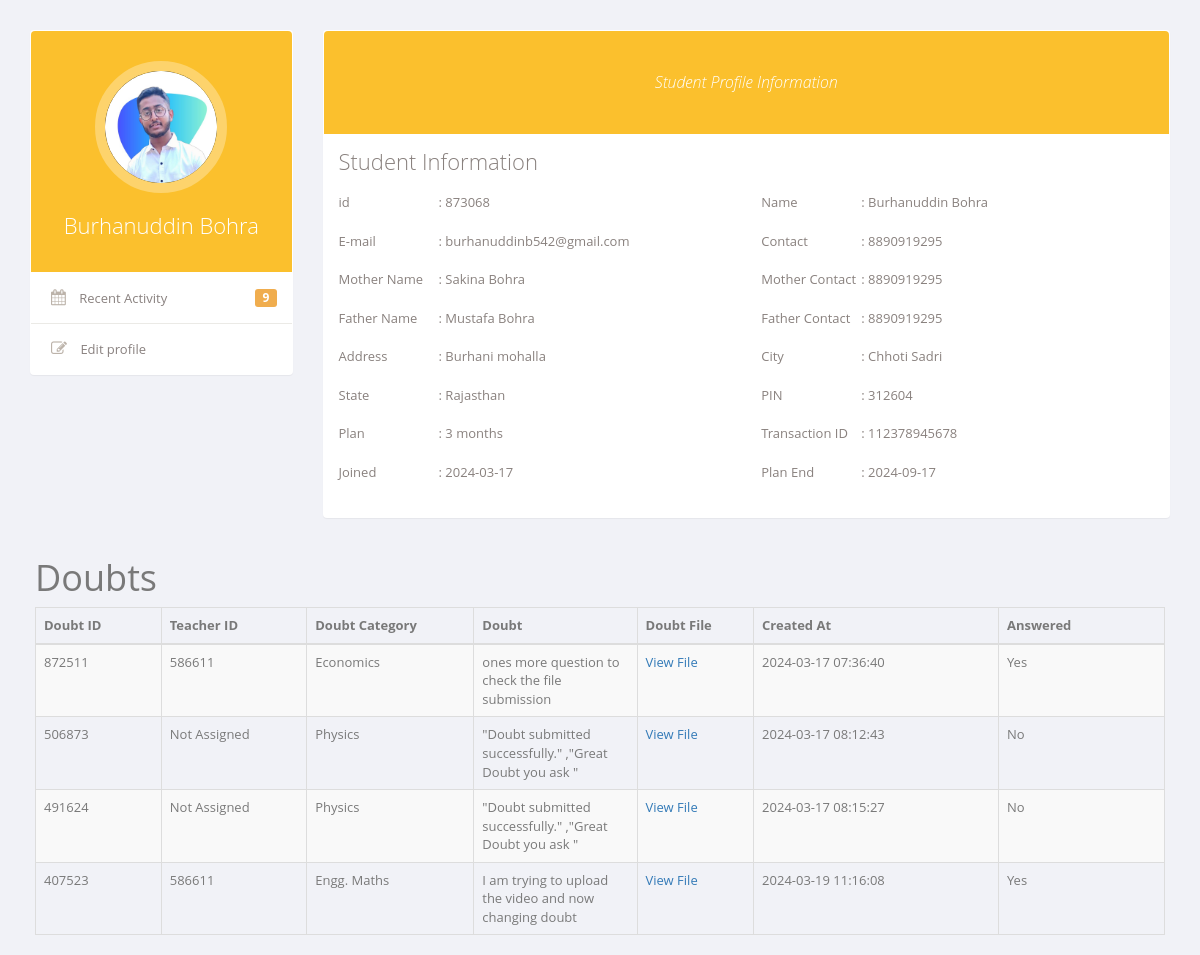
Screenshot of /admin/Dashboard/view_student.php?id=7 with the database file from the repository.
### tables this page shows
CREATE TABLE `subscription_user` (
  `id` int(11) NOT NULL,
  `user_id` int(255) NOT NULL,
  `name` varchar(255) NOT NULL,
  `email` varchar(255) NOT NULL,
  `contact` varchar(255) NOT NULL,
  `photo` varchar(255) NOT NULL,
  `mother_name` varchar(255) DEFAULT NULL,
  `mother_email` varchar(255) DEFAULT NULL,
  `mother_contact` varchar(20) DEFAULT NULL,
  `father_name` varchar(255) DEFAULT NULL,
  `father_email` varchar(255) DEFAULT NULL,
  `father_contact` varchar(20) NOT NULL,
  `address` varchar(255) NOT NULL,
  `city` varchar(255) NOT NULL,
  `state` varchar(100) NOT NULL,
  `pin` varchar(10) NOT NULL,
  `subscription_id` int(10) NOT NULL,
  `transaction_id` varchar(255) NOT NULL,
  `created_at` datetime NOT NULL DEFAULT current_timestamp(),
  `end_date` date NOT NULL,
  `verified` int(11) NOT NULL DEFAULT 0
);

CREATE TABLE `doubt` (
  `id` int(11) NOT NULL,
  `doubt_id` int(255) NOT NULL,
  `user_id` int(255) NOT NULL,
  `teacher_id` int(255) DEFAULT NULL,
  `doubt_category` varchar(255) DEFAULT NULL,
  `doubt` varchar(255) DEFAULT NULL,
  `doubt_file` varchar(255) DEFAULT NULL,
  `doubt_created_at` timestamp NOT NULL DEFAULT current_timestamp(),
  `answer` varchar(255) DEFAULT NULL,
  `answer_file` varchar(255) DEFAULT NULL,
  `answer_created_at` timestamp NOT NULL DEFAULT current_timestamp(),
  `student_view` int(11) NOT NULL DEFAULT 0,
  `teacher_view` int(11) NOT NULL DEFAULT 0,
  `admin_view` int(11) NOT NULL DEFAULT 0,
  `accepted` int(11) NOT NULL DEFAULT 0,
  `doubt_submit` int(11) NOT NULL DEFAULT 0,
  `feedback` int(11) NOT NULL DEFAULT 0
);

### admin/Dashboard/view_student.php (the view, shortened to what this page needs)
<?php
include ('includes/config.php');
if (isset($_GET['id'])) {
    $studentId = intval($_GET['id']);
    $studentSql = "SELECT * FROM subscription_user WHERE id = :id";
    $studentStmt = $dbh->prepare($studentSql);
    $studentStmt->bindParam(':id', $studentId);
    $studentStmt->execute();
    $studentData = $studentStmt->fetch(PDO::FETCH_ASSOC);
    if ($studentData) {
        $doubtSql = "SELECT * FROM doubt WHERE user_id = :user_id";
        $doubtStmt = $dbh->prepare($doubtSql);
        $doubtStmt->bindParam(':user_id', $studentData['user_id']);
        $doubtStmt->execute();
        $doubts = $doubtStmt->fetchAll(PDO::FETCH_ASSOC);
        ?>
        <!DOCTYPE html>
        <html lang="en">
        <head>
            <link href="https://netdna.bootstrapcdn.com/bootstrap/3.3.4/css/bootstrap.min.css" rel="stylesheet">
        </head>
        <body>
            <link href="https://maxcdn.bootstrapcdn.com/font-awesome/4.3.0/css/font-awesome.min.css" rel="stylesheet">
            <div class="container bootstrap snippets bootdey">
                <div class="row">
                    <div class="profile-nav col-md-3">
                        <div class="panel">
                            <div class="user-heading round">
                                <a href="#">
                                    <img src="../../student/Dashboard/uploads/profile/<?php echo $studentData['photo']; ?>"
                                        alt="Student Photo">
                                </a>
                                <h1>
                                    <?php echo $studentData['name']; ?>
                                </h1>
                            </div>
                            <ul class="nav nav-pills nav-stacked">
                                <li><a href="#"> <i class="fa fa-calendar"></i> Recent Activity <span
                                            class="label label-warning pull-right r-activity">9</span></a></li>
                                <li><a href="#"> <i class="fa fa-edit"></i> Edit profile</a></li>
                            </ul>
                        </div>
                    </div>
                    <div class="profile-info col-md-9">
                        <div class="panel">
                            <div class="bio-graph-heading">
                                Student Profile Information
                            </div>
                            <div class="panel-body bio-graph-info">
                                <h1>Student Information</h1>
                                <div class="row">
                                    <div class="bio-row">
                                        <p><span>id </span>:
                                            <?php echo $studentData['user_id']; ?>
                                        </p>
                                    </div>
                                    <div class="bio-row">
                                        <p><span>Name </span>:
                                            <?php echo $studentData['name']; ?>
                                        </p>
                                    </div>
                                    <div class="bio-row">
                                        <p><span>E-mail </span>:
                                            <?php echo $studentData['email']; ?>
                                        </p>
                                    </div>
                                    <div class="bio-row">
                                        <p><span>Contact </span>:
                                            <?php echo $studentData['contact']; ?>
                                        </p>
                                    </div>
                                    <div class="bio-row">
                                        <p><span>Mother Name </span>:
                                            <?php echo $studentData['mother_name']; ?>
                                        </p>
                                    </div>
                                    <div class="bio-row">
                                        <p><span>Mother Contact </span>:
                                            <?php echo $studentData['mother_contact']; ?>
                                        </p>
                                    </div>
                                    <div class="bio-row">
                                        <p><span>Father Name </span>:
                                            <?php echo $studentData['father_name']; ?>
                                        </p>
                                    </div>
                                    <div class="bio-row">
                                        <p><span>Father Contact </span>:
                                            <?php echo $studentData['father_contact']; ?>
                                        </p>
                                    </div>
                                    <div class="bio-row">
                                        <p><span>Address </span>:
                                            <?php echo $studentData['address']; ?>
                                        </p>
                                    </div>
                                    <div class="bio-row">
                                        <p><span>City </span>:
                                            <?php echo $studentData['city']; ?>
                                        </p>
                                    </div>
                                    <div class="bio-row">
                                        <p><span>State </span>:
                                            <?php echo $studentData['state']; ?>
                                        </p>
                                    </div>
                                    <div class="bio-row">
                                        <p><span>PIN </span>:
                                            <?php echo $studentData['pin']; ?>
                                        </p>
                                    </div>
                                    <div class="bio-row">
                                        <p><span>Plan </span>:
                                            <?php
                                            $subscription_id = $studentData['subscription_id'];
                                            if ($subscription_id == 0) {
                                                echo "Free Plan";
                                            } else {
                                                echo $subscription_id . " month" . ($subscription_id > 1 ? "s" : "");
                                            }
                                            ?>
                                        </p>
                                    </div>
                                    <div class="bio-row">
                                        <p><span>Transaction ID </span>:
                                            <?php echo $studentData['transaction_id']; ?>
                                        </p>
                                    </div>
                                    <div class="bio-row">
                                        <p><span>Joined </span>:
                                            <?php echo date('Y-m-d', strtotime($studentData['created_at'])); ?>
                                        </p>
                                    </div>
                                    <div class="bio-row">
                                        <p><span>Plan End </span>:
                                            <?php echo date('Y-m-d', strtotime($studentData['end_date'])); ?>
                                        </p>
                                    </div>
                                </div>
                            </div>
                        </div>
                    </div>
                </div>
            </div>
            <div style="padding-left: 35px;padding-right: 35px" class="container-flex">
                                        <h1>Doubts</h1>
                                        <div class="table-responsive">
                                            <table class="table table-bordered table-striped table-hover">
                                                <thead>
                                                    <tr>
                                                        <th style="width: 50px;">Doubt ID</th>
                                                        <th style="width: 50px;">Teacher ID</th>
                                                        <th style="width: 40px;">Doubt Category</th>
                                                        <th style="width: 80px;">Doubt</th>
                                                        <th style="width: 10px;">Doubt File</th>
                                                        <th style="width: 120px;">Created At</th>
                                                        <th style="width: 5px;">Answered</th>
                                                    </tr>
                                                </thead>
                                                <tbody>
                                                    <?php foreach ($doubts as $doubt): ?>
                                                        <tr>
                                                            <td>
                                                                <?php echo $doubt['doubt_id']; ?>
                                                            </td>
                                                            <td>
                                                                <?php echo $doubt['teacher_id'] != null ? $doubt['teacher_id'] : 'Not Assigned'; ?>
                                                            </td>
                                                            <td>
                                                                <?php echo $doubt['doubt_category']; ?>
                                                            </td>
                                                            <td style="max-width: 30px; overflow: hidden; text-overflow: ellipsis;">
                                                                <?php echo $doubt['doubt']; ?>
                                                            </td>
                                                            <td style="max-width: 10px; overflow: hidden; text-overflow: ellipsis;">
                                                                <a href="../../student/Dashboard/uploads/doubt/<?php echo $doubt['doubt_file']; ?>"
                                                                    target="_blank">View File</a>
                                                            </td>
                                                            <td>
                                                                <?php echo $doubt['doubt_created_at']; ?>
                                                            </td>
                                                            <td>
                                                                <?php echo $doubt['answer'] != null ? 'Yes' : 'No'; ?>
                                                            </td>
                                                        </tr>
                                                    <?php endforeach; ?>
                                                </tbody>
                                            </table>
                                        </div>
                                    </div>
        </body>
        </html>
        <?php
    } else {
        echo "Teacher not found.";
    }
} else {
    echo "Teacher ID not provided.";
}
?>

### admin/Dashboard/view_student.php (style rules this page uses)
body { color: #797979; background: #f1f2f7; font-family: 'Open Sans', sans-serif; padding: 0px !important; margin: 0px !important; font-size: 13px; text-rendering: optimizeLegibility; -webkit-font-smoothing: antialiased; -moz-font-smoothing: antialiased; }
.profile-nav, .profile-info { margin-top: 30px; }
.profile-nav .user-heading { background: #fbc02d; color: #fff; border-radius: 4px 4px 0 0; -webkit-border-radius: 4px 4px 0 0; padding: 30px; text-align: center; }
.profile-nav .user-heading.round a { border-radius: 50%; -webkit-border-radius: 50%; border: 10px solid rgba(255, 255, 255, 0.3); display: inline-block; }
.profile-nav .user-heading a img { width: 112px; height: 112px; border-radius: 50%; -webkit-border-radius: 50%; }
.profile-nav .user-heading h1 { font-size: 22px; font-weight: 300; margin-bottom: 5px; }
.profile-nav ul { margin-top: 1px; }
.profile-nav ul>li { border-bottom: 1px solid #ebeae6; margin-top: 0; line-height: 30px; }
.profile-nav ul>li:last-child { border-bottom: none; }
.profile-nav ul>li>a { border-radius: 0; -webkit-border-radius: 0; color: #89817f; border-left: 5px solid #fff; }
.profile-nav ul>li:last-child>a:last-child { border-radius: 0 0 4px 4px; -webkit-border-radius: 0 0 4px 4px; }
.profile-nav ul>li>a>i { font-size: 16px; padding-right: 10px; color: #bcb3aa; }
.r-activity { margin: 6px 0 0; font-size: 12px; }
.bio-graph-heading { background: #fbc02d; color: #fff; text-align: center; font-style: italic; padding: 40px 110px; border-radius: 4px 4px 0 0; -webkit-border-radius: 4px 4px 0 0; font-size: 16px; font-weight: 300; }
.bio-graph-info { color: #89817e; }
.bio-graph-info h1 { font-size: 22px; font-weight: 300; margin: 0 0 20px; }
.bio-row { width: 50%; float: left; margin-bottom: 10px; padding: 0 15px; }
.bio-row p span { width: 100px; display: inline-block; }

### rows the page displays
subscription_user: photo (picture), name "Burhanuddin Bohra", user "873068", email "burhanuddinb542@gmail.com", contact "8890919295", mother_name "Sakina Bohra", mother_contact "8890919295", father_name "Mustafa Bohra", father_contact "8890919295", address "Burhani mohalla", city "Chhoti Sadri", state "Rajasthan", pin "312604", subscription "3", transaction "112378945678", created_at "2024-03-17", end_date "2024-09-17"
doubt: doubt "872511", teacher "586611", doubt_category "Economics", doubt "ones more question to check the file submission", doubt_created_at "2024-03-17 07:36:40", shows "Yes"
doubt: doubt "506873", shows "Not Assigned", doubt_category "Physics", doubt "\"Doubt submitted successfully.\" ,\"Great Doubt you ask \"", doubt_created_at "2024-03-17 08:12:43"
doubt: doubt "491624", shows "Not Assigned", doubt_category "Physics", doubt "\"Doubt submitted successfully.\" ,\"Great Doubt you ask \"", doubt_created_at "2024-03-17 08:15:27"
doubt: doubt "407523", teacher "586611", doubt_category "Engg. Maths", doubt "I am trying to upload the video and now changing doubt", doubt_created_at "2024-03-19 11:16:08", shows "Yes"
